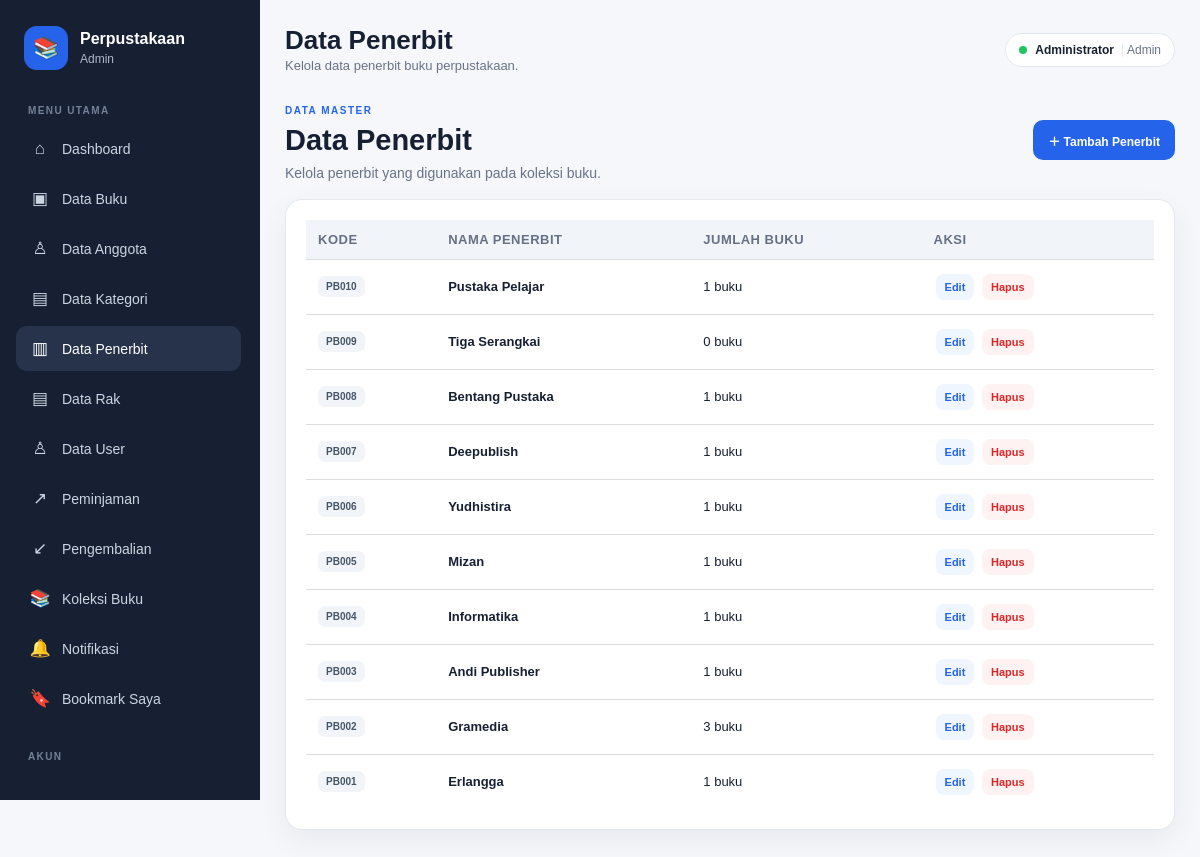
/penerbit/index.php (signed in), run on the app's committed database.
### tables this page shows
CREATE TABLE `penerbit` (
  `id` int(10) UNSIGNED NOT NULL,
  `kode_penerbit` varchar(20) NOT NULL,
  `nama_penerbit` varchar(100) NOT NULL
);

### config/app.php (called while the page is built, shortened)
<?php
function url($path = "")
{
  $path = ltrim($path, "/");
  return BASE_URL . ($path !== "" ? "/" . $path : "");
}
if (!function_exists("e")) {
  function e($value)
  {
    return htmlspecialchars((string) $value, ENT_QUOTES, "UTF-8");
  }
}

### penerbit/index.php (the view, shortened to what this page needs)
<?php
require_once __DIR__ . '/../config/connection.php';
$rows = $conn->query(
    'SELECT p.id, p.kode_penerbit, p.nama_penerbit,
            COUNT(b.id) AS jumlah_buku
     FROM penerbit p
     LEFT JOIN buku b ON b.penerbit_id = p.id
     GROUP BY p.id, p.kode_penerbit, p.nama_penerbit
     ORDER BY p.id DESC'
);
require_once __DIR__ . '/../includes/layout_header.php';
?>
<section class="page-intro">
    <div>
        <span class="page-label">DATA MASTER</span>
        <h1>Data Penerbit</h1>
        <p>Kelola penerbit yang digunakan pada koleksi buku.</p>
    </div>
    <a href="<?= e(url('penerbit/form.php')) ?>" class="btn primary">＋ Tambah Penerbit</a>
</section>
<section class="panel">
    <div class="table-wrap">
        <table>
            <thead>
                <tr>
                    <th>Kode</th>
                    <th>Nama Penerbit</th>
                    <th>Jumlah Buku</th>
                    <th>Aksi</th>
                </tr>
            </thead>
            <tbody>
            <?php if ($rows->num_rows): ?>
                <?php while ($row = $rows->fetch_assoc()): ?>
                    <tr>
                        <td data-label="Kode"><span class="book-code"><?= e($row['kode_penerbit']) ?></span></td>
                        <td data-label="Nama Penerbit"><b><?= e($row['nama_penerbit']) ?></b></td>
                        <td data-label="Jumlah Buku"><?= (int) $row['jumlah_buku'] ?> buku</td>
                        <td data-label="Aksi" class="actions-cell">
                            <a class="action edit" href="<?= e(url('penerbit/form.php')) ?>?id=<?= (int) $row['id'] ?>">Edit</a>
                            <form method="post" class="inline-form" onsubmit="return confirm('Hapus penerbit ini?')">
                                <button type="submit" class="action delete">Hapus</button>
                            </form>
                        </td>
                    </tr>
                <?php endwhile; ?>
            <?php else: ?>
                <tr><td colspan="4" class="empty">Belum ada penerbit.</td></tr>
            <?php endif; ?>
            </tbody>
        </table>
    </div>
</section>
<?php require_once __DIR__ . '/../includes/layout_footer.php'; ?>

### assets/css/style.css (style rules this page uses)
* { box-sizing: border-box; margin: 0; padding: 0; }
:root { --nav: #172033; --nav-2: #26334a; --primary: #2563eb; --primary-dark: #1d4ed8; --bg: #f5f7fb; --white: #ffffff; --text: #172033; --muted: #687386; --border: #e4e9f0; --green: #047857; --red: #b91c1c; --orange: #c2410c; --shadow: 0 10px 30px rgba(15, 23, 42, 0.06); --shadow-hover: 0 15px 35px rgba(15, 23, 42, 0.10); --radius: 12px; --radius-lg: 17px; }
html { scroll-behavior: smooth; }
body { font-family: Arial, Helvetica, sans-serif; background: var(--bg); color: var(--text); min-height: 100vh; }
a { color: inherit; }
button, input, select, textarea { font-family: inherit; }
.hero-panel, .panel, .stat-card, .summary-card, .search-hero, .search-results { background: #ffffff; border: 1px solid var(--border); border-radius: var(--radius-lg); box-shadow: var(--shadow); }
.panel { padding: 20px; margin-bottom: 20px; }
.hero-panel h1, .page-intro h1, .search-hero h1 { font-size: 29px; line-height: 1.25; margin: 4px 0 7px; }
.hero-panel p, .page-intro p, .search-hero p { color: var(--muted); font-size: 14px; }
.page-label { display: inline-block; color: var(--primary); font-size: 10px; font-weight: 800; letter-spacing: 1.5px; }
.page-intro { display: flex; align-items: center; justify-content: space-between; gap: 20px; margin-bottom: 18px; }
.btn { display: inline-flex; align-items: center; justify-content: center; min-height: 40px; padding: 9px 14px; border: 1px solid transparent; border-radius: 10px; text-decoration: none; background: #eef2f7; color: #334155; font-weight: 700; font-size: 12px; cursor: pointer; transition: background 0.18s ease, transform 0.18s ease, filter 0.18s ease; }
.btn.primary { background: var(--primary); color: #ffffff; }
.table-wrap, .table-container { width: 100%; overflow-x: auto; -webkit-overflow-scrolling: touch; }
table { width: 100%; border-collapse: collapse; min-width: 760px; background: #ffffff; }
th, td { padding: 13px 12px; border-bottom: 1px solid var(--border); text-align: left; font-size: 12px; vertical-align: middle; }
th { background: #f8fafc; color: #667085; text-transform: uppercase; font-size: 10px; letter-spacing: 0.5px; white-space: nowrap; }
tbody tr:last-child td { border-bottom: 0; }
table th, table td { padding: 12px; border-bottom: 1px solid #ddd; text-align: left; font-size: 13px; }
table th { background: #f1f5f9; font-weight: bold; }
.book-code { display: inline-flex; padding: 5px 8px; border-radius: 7px; background: #f1f5f9; color: #475569; font-size: 10px; font-weight: 800; white-space: nowrap; }
.actions-cell { white-space: nowrap; }
.action { display: inline-flex; padding: 7px 9px; border-radius: 8px; text-decoration: none; font-size: 11px; font-weight: 700; margin: 2px; }
.action.edit { background: #eff6ff; color: var(--primary); }
.action.delete { background: #fef2f2; color: #dc2626; }
.inline-form { display: inline; margin: 0; padding: 0; }
.inline-form .action { border: 0; cursor: pointer; font-family: inherit; }

### data on the page
penerbit: kode_penerbit "PB010", nama_penerbit "Pustaka Pelajar", jumlah_buku "1"
penerbit: kode_penerbit "PB009", nama_penerbit "Tiga Serangkai", jumlah_buku "0"
penerbit: kode_penerbit "PB008", nama_penerbit "Bentang Pustaka", jumlah_buku "1"
penerbit: kode_penerbit "PB007", nama_penerbit "Deepublish", jumlah_buku "1"
penerbit: kode_penerbit "PB006", nama_penerbit "Yudhistira", jumlah_buku "1"
penerbit: kode_penerbit "PB005", nama_penerbit "Mizan", jumlah_buku "1"
penerbit: kode_penerbit "PB004", nama_penerbit "Informatika", jumlah_buku "1"
penerbit: kode_penerbit "PB003", nama_penerbit "Andi Publisher", jumlah_buku "1"
penerbit: kode_penerbit "PB002", nama_penerbit "Gramedia", jumlah_buku "3"
penerbit: kode_penerbit "PB001", nama_penerbit "Erlangga", jumlah_buku "1"

### other printed values
$level ?: 'User' "Admin"
$pageTitle "Data Penerbit"
$pageDescription "Kelola data penerbit buku perpustakaan."
$_SESSION['nama'] "Administrator"
$_SESSION['level'] "Admin"
